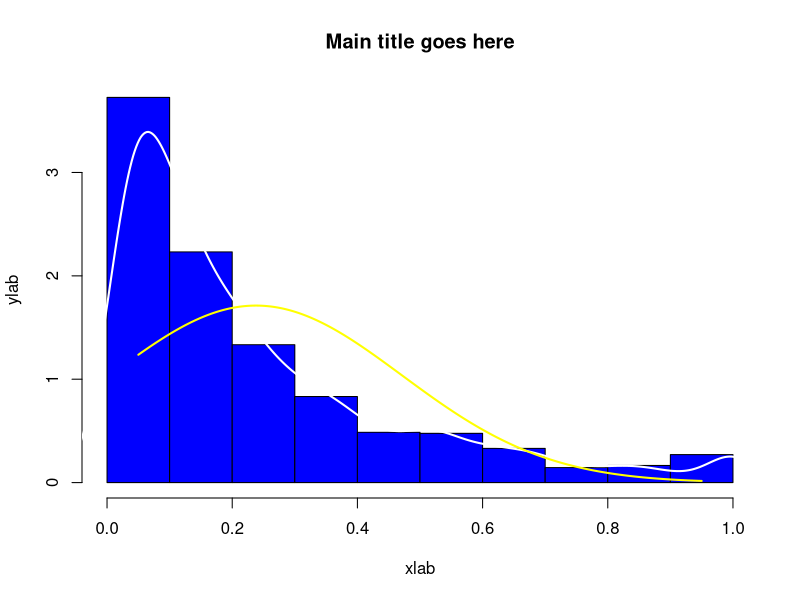
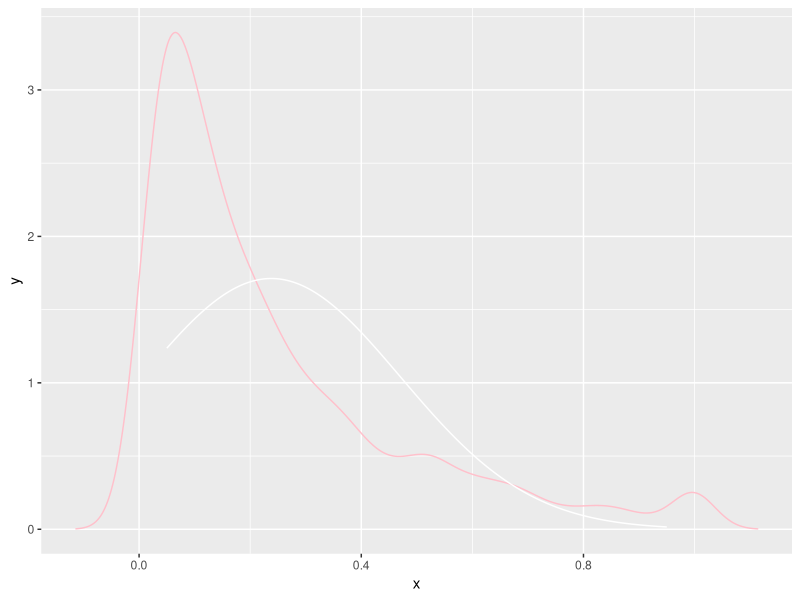
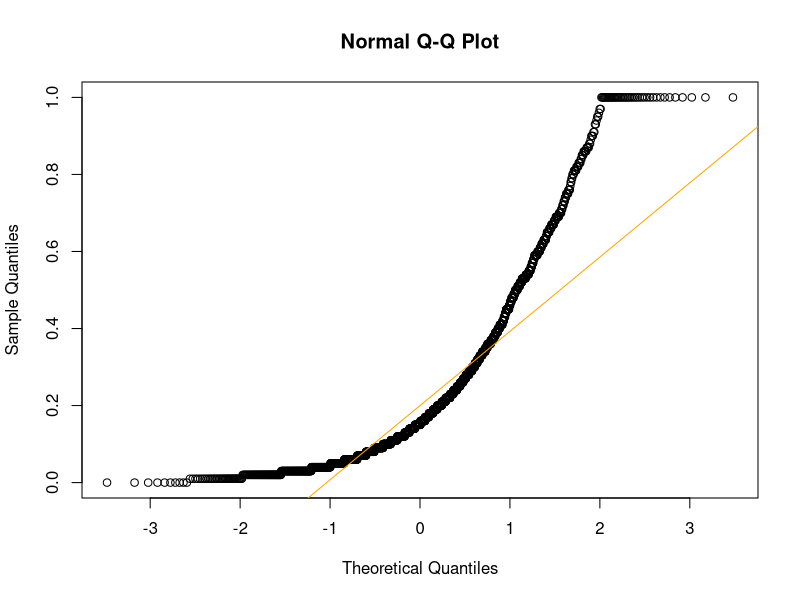
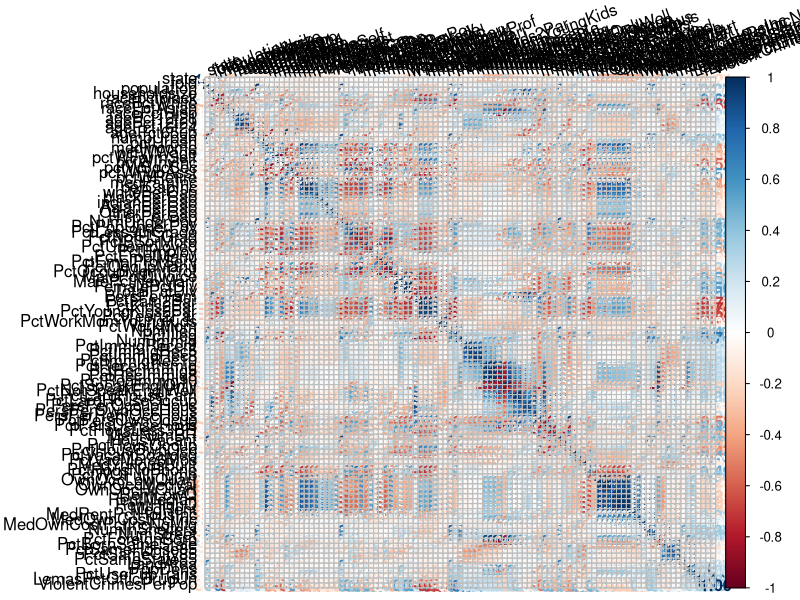
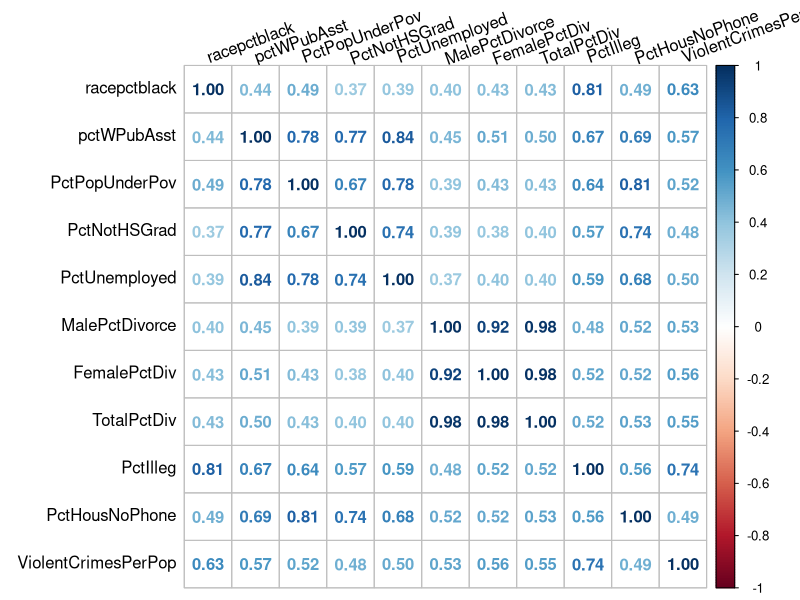
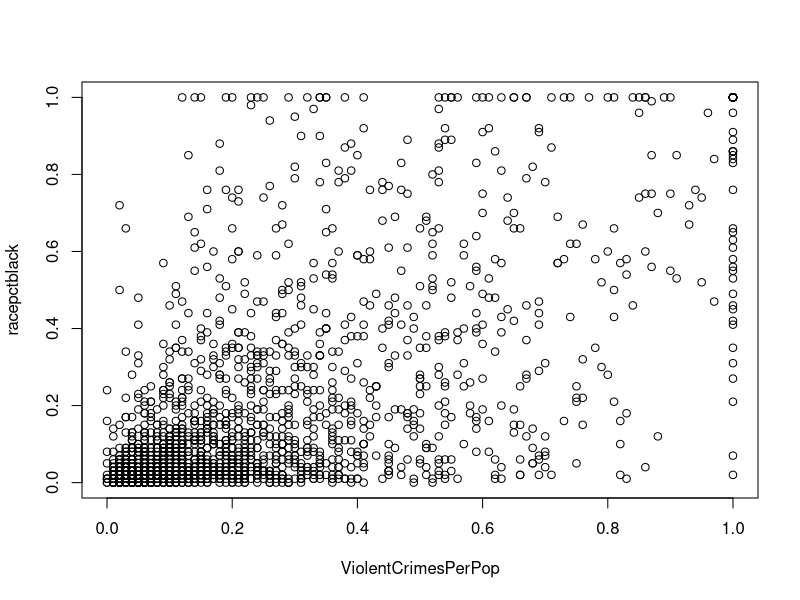
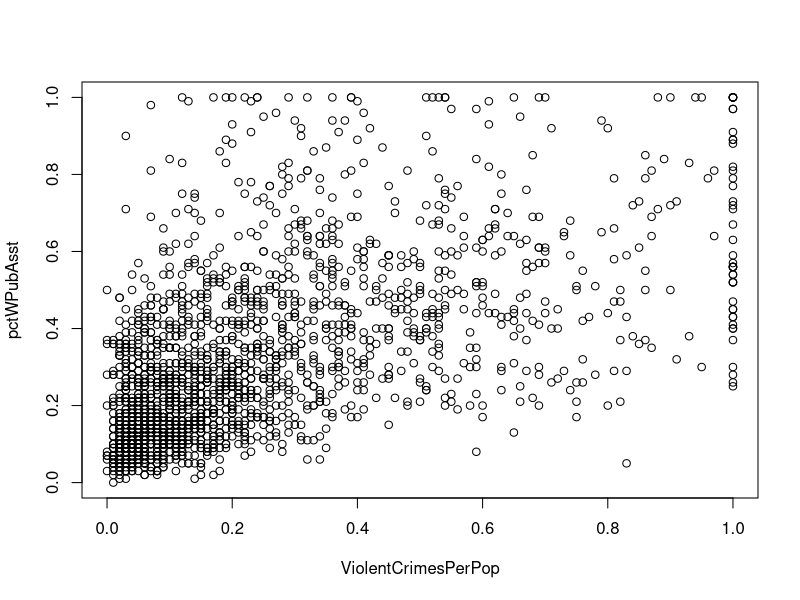
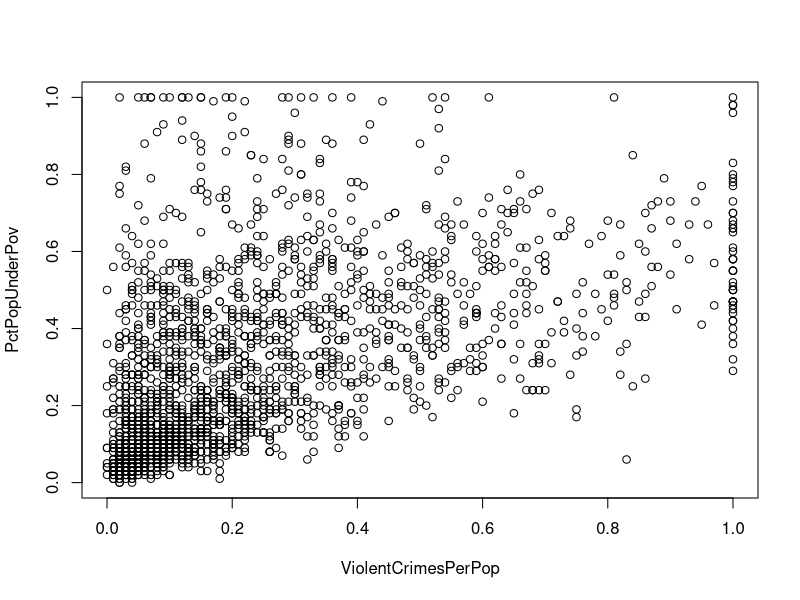

The R script that drew these images, in order:
## ---- chunk 1
knitr::opts_chunk$set(echo = TRUE)
library(ggplot2)
library(nortest)
library(corrplot)
## ---- chunk 2
crimeData <- read.csv(file = "uscrime.csv", sep=",", dec=".", header = TRUE)
crimeData$state <- as.numeric(crimeData$state)
crimeData$fold <- as.numeric(crimeData$fold)
crimeData<- na.omit(crimeData)
## ---- chunk 3
myHistogram <- hist(crimeData$ViolentCrimesPerPop, probability = T, main = "Main title goes here", xlab="xlab", ylab="ylab", col="blue")
lines(density(crimeData$ViolentCrimesPerPop, na.rm = T), lwd = 2, col="white")
mu <- mean(crimeData$ViolentCrimesPerPop, na.rm = T)
sigma <- sd(crimeData$ViolentCrimesPerPop, na.rm = T)
x <- seq(min(myHistogram$mids, na.rm = T), max(myHistogram$mids, na.rm = T), length = length(crimeData$ViolentCrimesPerPop))
y <- dnorm(x, mu, sigma)
lines(x,y,lwd=2, col="yellow")
## ---- chunk 4
newData <- density(crimeData$ViolentCrimesPerPop, na.rm = T)
newData <- data.frame(x = newData$x,
                      y = newData$y)

newData2 <- data.frame(x = x,
                      y = y)

ggplot(data = newData) + 
  geom_line(mapping = aes(x=x, y=y,), colour = "pink") + 
  geom_line(data = newData2, mapping = aes(x=x, y=y), colour = "white")

qqnorm(crimeData$ViolentCrimesPerPop) 
qqline(crimeData$ViolentCrimesPerPop, col = "orange")

## ---- chunk 5
nortest::pearson.test(crimeData$ViolentCrimesPerPop)

nortest::lillie.test(crimeData$ViolentCrimesPerPop)

nortest::cvm.test(crimeData$ViolentCrimesPerPop)
## ---- chunk 6

#Acá si usaba todo el crimeData, me mandaba un grafico con demasiadas variables. 
#Lo que hice fue usar la funcion cor sobre todo el data.frame de crimes para luego exportarlo en un cvs file. Filtre los datos y genere un data.frame con las variables que tenían más valor. 
corelations <- cor(crimeData)

clearData <- crimeData[c(5,20,31,33,35,41,43,44, 53, 80, 103)]

corelations2 <- cor(clearData)

corrplot(corelations, method = 'number', shade.col = NA, tl.col = "black", tl.srt = 20)
corrplot(corelations2, method = 'number', shade.col = NA, tl.col = "black", tl.srt = 20)

## ---- chunk 7
plot(crimeData$ViolentCrimesPerPop, crimeData$racepctblack, xlab = "ViolentCrimesPerPop", ylab="racepctblack")

plot(crimeData$ViolentCrimesPerPop, crimeData$pctWPubAsst, xlab = "ViolentCrimesPerPop", ylab="pctWPubAsst")

plot(crimeData$ViolentCrimesPerPop, crimeData$PctPopUnderPov, xlab = "ViolentCrimesPerPop", ylab="PctPopUnderPov")

plot(crimeData$ViolentCrimesPerPop, crimeData$PctNotHSGrad, xlab = "ViolentCrimesPerPop", ylab="PctNotHSGrad")

plot(crimeData$ViolentCrimesPerPop, crimeData$PctUnemployed, xlab = "ViolentCrimesPerPop", ylab="PctUnemployed")

plot(crimeData$ViolentCrimesPerPop, crimeData$MalePctDivorce, xlab = "ViolentCrimesPerPop", ylab="MalePctDivorce")

plot(crimeData$ViolentCrimesPerPop, crimeData$FemalePctDiv, xlab = "ViolentCrimesPerPop", ylab="FemalePctDiv")

plot(crimeData$ViolentCrimesPerPop, crimeData$TotalPctDiv, xlab = "ViolentCrimesPerPop", ylab="TotalPctDiv")

plot(crimeData$ViolentCrimesPerPop, crimeData$PctIlleg, xlab = "ViolentCrimesPerPop", ylab="PctIlleg")

plot(crimeData$ViolentCrimesPerPop, crimeData$PctHousNoPhone, xlab = "ViolentCrimesPerPop", ylab="PctHousNoPhone")
## ---- chunk 8
mySample <-  sample(1:1994, 1335)
test <- crimeData[mySample,]
train <- crimeData[-mySample,]

myModel1 <- lm(ViolentCrimesPerPop ~ racepctblack , data = train)
myPredection1 <- predict(myModel1, train)

corr1 <- cor(train$ViolentCrimesPerPop, myPredection1)

myModel2 <- lm(ViolentCrimesPerPop ~ pctWPubAsst , data = train)
myPredection2 <- predict(myModel2, train)

corr2 <- cor(train$ViolentCrimesPerPop, myPredection2)


myModel3 <- lm(ViolentCrimesPerPop ~ PctPopUnderPov , data = train)
myPredection3 <- predict(myModel3, train)

corr3 <- cor(train$ViolentCrimesPerPop, myPredection3)

myModel4 <- lm(ViolentCrimesPerPop ~ PctNotHSGrad , data = train)
myPredection4 <- predict(myModel4, train)

corr4 <- cor(train$ViolentCrimesPerPop, myPredection4)

myModel5 <- lm(ViolentCrimesPerPop ~ PctUnemployed , data = train)
myPredection5 <- predict(myModel5, train)

corr5 <- cor(train$ViolentCrimesPerPop, myPredection5)

myModel6 <- lm(ViolentCrimesPerPop ~ MalePctDivorce , data = train)
myPredection6 <- predict(myModel6, train)

corr6 <- cor(train$ViolentCrimesPerPop, myPredection6)

myModel7 <- lm(ViolentCrimesPerPop ~ FemalePctDiv , data = train)
myPredection7 <- predict(myModel7, train)

corr7 <- cor(train$ViolentCrimesPerPop, myPredection7)

myModel8 <- lm(ViolentCrimesPerPop ~ TotalPctDiv , data = train)
myPredection8 <- predict(myModel8, train)

corr8 <- cor(train$ViolentCrimesPerPop, myPredection8)

myModel9 <- lm(ViolentCrimesPerPop ~ PctIlleg , data = train)
myPredection9 <- predict(myModel9, train)

corr9 <- cor(train$ViolentCrimesPerPop, myPredection9)

myModel10 <- lm(ViolentCrimesPerPop ~ PctHousNoPhone , data = train)
myPredection10 <- predict(myModel10, train)

corr10 <- cor(train$ViolentCrimesPerPop, myPredection10)


resultsPredicitions <- data.frame(Variable_usada = c("racepctblack", "pctWPubAsst", "PctPopUnderPov", "PctNotHSGrad", "PctUnemployed", "MalePctDivorce", "FemalePctDiv", "TotalPctDiv","PctIlleg",  "PctHousNoPhone"),
                                  porcentaje_de_corelacion = c(corr1,corr2,corr3,corr4,corr5,corr6,corr7,corr8,corr9,corr10))

#Considero que es mejor la variable PctIlleg para predecir dado que es el porcentaje mas alto de corelacion.
## ---- chunk 9
myModel11 <- lm(crimeData$ViolentCrimesPerPop ~ ViolentCrimesPerPop , data = crimeData)
myPredection11 <- predict(myModel11, crimeData)

cor(myPredection11, crimeData)

summary(myModel11)

## ---- chunk 10
mySample2 <-  sample(1:1994, 1335)
test2 <- crimeData[mySample2,]
train2 <- crimeData[-mySample2,]

train2$crime2 <- train2$ViolentCrimesPerPop^2

polyModel <- lm(ViolentCrimesPerPop ~ ., data = train2)

summary(polyModel)

myPrediction12 <- predict(polyModel, train2)

#cor(myPrediction12, crimeData$ViolentCrimesPerPop)
